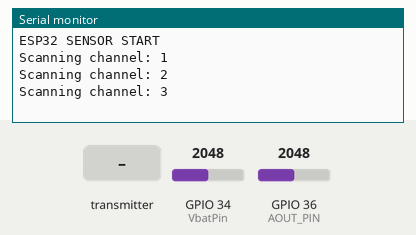
The sketch below on a simulated ESP32. Parts: the last lines printed to the serial monitor. The test bench sets the inputs (shaded band); at power-on: GPIO 34 (VbatPin) = 2048, GPIO 36 (AOUT_PIN) = 2048.

Above: at 1.9 s.
2.0 s: the transmitter starts sending id = BEACON
At 2.31 s:
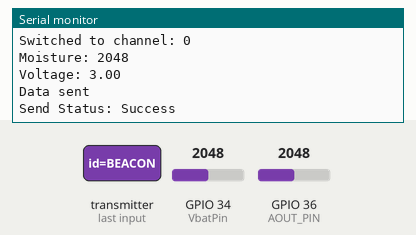
3.5 s: the transmitter starts sending channel = 64
At 3.81 s:
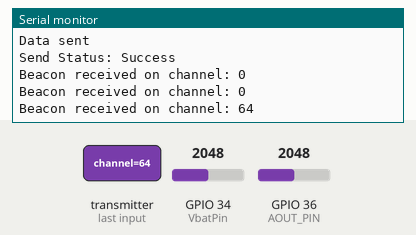
5.0 s: the transmitter starts sending channel = 128
At 5.31 s:
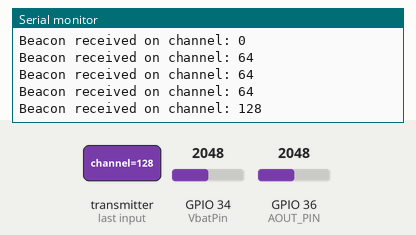
6.5 s: GPIO 34 (VbatPin) set to 2866
At 6.81 s:
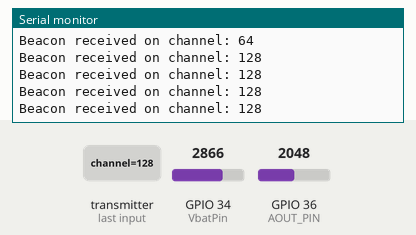
Timing chart, 0 to 9.0 s (numbered marks = the images above; inputs shaded):
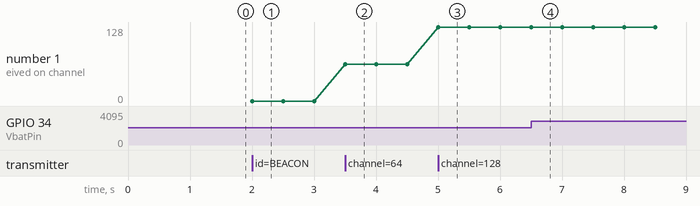

The sketch:

SoilSensor_V3.ino
```cpp
#include <esp_now.h>
#include <WiFi.h>
#include <esp_wifi.h>

const int AOUT_PIN = 36;
const int VbatPin = 34;
const int BattConst = 603.45;

int moistvalue = 0;
int sensor_number = 5;
float VbatValue = 0.0000;

uint8_t broadcastAddress[] = {0xFF, 0xFF, 0xFF, 0xFF, 0xFF, 0xFF};

typedef struct struct_message {
  char a[32];
  int b;
  int c;
} struct_message;

struct_message myData;

typedef struct beacon_message {
  char id[8];
  uint8_t channel;
} beacon_message;

beacon_message receivedBeacon;

esp_now_peer_info_t peerInfo;

bool beaconReceived = false;

void OnDataSent(const uint8_t *mac_addr, esp_now_send_status_t status) {
  Serial.print("Send Status: ");
  Serial.println(status == ESP_NOW_SEND_SUCCESS ? "Success" : "Fail");
}

void OnDataRecv(const uint8_t *mac_addr, const uint8_t *data, int len) {
  if (len == sizeof(beacon_message)) {
    memcpy(&receivedBeacon, data, sizeof(receivedBeacon));
    if (strcmp(receivedBeacon.id, "BEACON") == 0) {
      beaconReceived = true;
      Serial.print("Beacon received on channel: ");
      Serial.println(receivedBeacon.channel);
    }
  }
}

void setup() {
  Serial.begin(115200);
  delay(1000);
  Serial.println("ESP32 SENSOR START");

  WiFi.mode(WIFI_STA);
  WiFi.disconnect();
  esp_now_init();
  esp_now_register_recv_cb(OnDataRecv);

  for (int ch = 1; ch <= 13; ch++) {
    esp_wifi_set_channel(ch, WIFI_SECOND_CHAN_NONE);
    Serial.print("Scanning channel: ");
    Serial.println(ch);

    beaconReceived = false;
    unsigned long scanStart = millis();

    while (millis() - scanStart < 300) {
      if (beaconReceived) break;
      delay(10);
    }

    if (beaconReceived) break;
  }

  if (!beaconReceived) {
    Serial.println("Beacon not found. Sleeping...");
    esp_deep_sleep_start();
  }

  esp_wifi_set_channel(receivedBeacon.channel, WIFI_SECOND_CHAN_NONE);
  Serial.print("Switched to channel: ");
  Serial.println(receivedBeacon.channel);

  esp_now_register_send_cb(OnDataSent);

  memcpy(peerInfo.peer_addr, broadcastAddress, 6);
  peerInfo.channel = receivedBeacon.channel;
  peerInfo.encrypt = false;

  if (esp_now_add_peer(&peerInfo) != ESP_OK) {
    Serial.println("Failed to add peer");
    return;
  }
}

void loop() {
  moistvalue = analogRead(AOUT_PIN);
  VbatValue = analogRead(VbatPin) / BattConst;

  strcpy(myData.a, "The Soil Moisture is: ");
  myData.b = moistvalue;
  myData.c = sensor_number;

  Serial.print("Moisture: ");
  Serial.println(moistvalue);
  Serial.print("Voltage: ");
  Serial.println(VbatValue, 2);

  esp_err_t result = esp_now_send(broadcastAddress, (uint8_t *)&myData, sizeof(myData));

  if (result == ESP_OK) {
    Serial.println("Data sent");
  } else {
    Serial.println("Send failed");
  }

  // TEMPORARY: sending every 5s for testing — restore the 15-min deep sleep below when done.
  delay(5000);
  // delay(1000);
  // esp_sleep_enable_timer_wakeup(900000000); // 15 minutes
  // esp_deep_sleep_start();
}
```

Measured:
- after the input at 2.0 s, the serial monitor: prints a new line at once (image 1)
- after the input at 3.5 s, the serial monitor: prints a new line at once (image 2)
- after the input at 5.0 s, the serial monitor: prints a new line at once (image 3)
- plotted number 1: 0 → 64 after the input at 3.5 s, 64 → 128 after the input at 5.0 s
